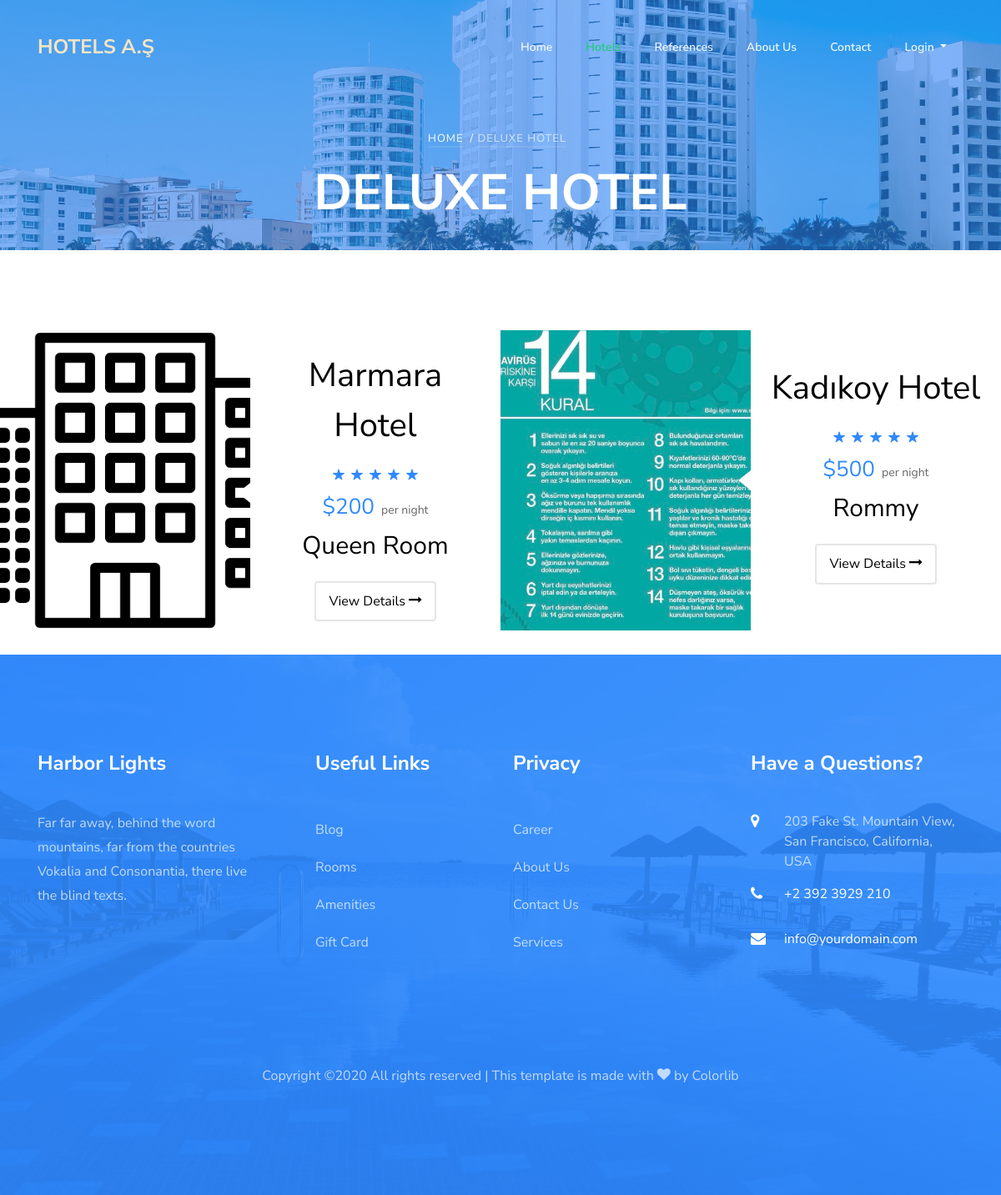
The app's page /category/9/deluxe-hotel with its own data.
### home/models.py (models this page shows, shortened)
class Setting(models.Model):
    title = models.CharField(max_length=200)
    keywords = models.CharField(max_length=255)
    description = models.CharField(max_length=255)
    company = models.CharField(max_length=80)
    address = models.CharField(max_length=255, blank=True)
    phone = models.CharField(max_length=20, blank=True)
    fax = models.CharField(max_length=20, blank=True)
    email = models.EmailField()
    smtpserver = models.CharField(max_length=255, blank=True)
    smtpemail = models.EmailField(blank=True)
    smtppassword = models.CharField(max_length=50, blank=True)
    smtpport = models.IntegerField(blank=True, null=True)
    image = models.ImageField(blank=True, upload_to='images/')
    facebook = models.CharField(max_length=80, blank=True)
    instagram = models.CharField(max_length=80, blank=True)
    twitter = models.CharField(max_length=80, blank=True)
    aboutus = RichTextUploadingField()
    contact = RichTextUploadingField()
    references = RichTextUploadingField()
    status = models.CharField(blank=True, max_length=5, choices=STATUS)
    created_at = models.DateTimeField(auto_now_add=True)
    updated_at = models.DateTimeField(auto_now=True)

### hotel/models.py (models this page shows, shortened)
class Category(MPTTModel):
    title = models.CharField(max_length=30)
    keywords = models.CharField(max_length=255)
    description = models.CharField(max_length=255)
    image = models.ImageField(blank=True, upload_to='images/')
    status = models.CharField(max_length=10, choices=STATUS)
    slug = models.SlugField(null=False, unique=True)
    parent = TreeForeignKey(
        'self', blank=True, null=True, related_name='children', on_delete=models.CASCADE)
    created_at = models.DateTimeField(auto_now_add=True)
    updated_at = models.DateTimeField(auto_now=True)
    class MPTTMeta:
        level_attr = 'mptt_level'
        order_insertion_by = ['title']
    def __str__(self):
        cat = [self.title]
        prnt = self.parent
        while prnt is not None:
            cat.append(prnt.title)
            prnt = prnt.parent
        return ' -> '.join(cat[::-1])
    def image_tag(self):
        return mark_safe('<img src="{}" height="50"/>'.format(self.image.url))
    image_tag.short_description = 'Image'

class Room(models.Model):
    hotel_id = models.ForeignKey(Hotel, on_delete=models.CASCADE)
    title = models.CharField(max_length=30)
    description = RichTextUploadingField()
    image = models.ImageField(blank=True, upload_to='images/')
    price = models.IntegerField(blank=False)
    status = models.CharField(blank=True, max_length=5, choices=STATUS)
    slug = models.SlugField(null=False)
    created_at = models.DateTimeField(auto_now_add=True)
    updated_at = models.DateTimeField(auto_now=True)
    def image_tag(self):
        return mark_safe('<img src="{}" height="50"/>'.format(self.image.url))
    image_tag.short_description = 'Image'

class Hotel(models.Model):
    STAR = (
        ('One', '1'),
        ('Two', '2'),
        ('Three', '3'),
        ('Four', '4'),
        ('Five', '5'),
    )
    title = models.CharField(max_length=30)
    keywords = models.CharField(max_length=255)
    description = RichTextUploadingField()
    image = models.ImageField(blank=True, upload_to='images/')
    category = models.ForeignKey(Category, on_delete=models.CASCADE)
    star = models.CharField(blank=True, max_length=10, choices=STAR)
    address = models.CharField(max_length=80)
    city = models.CharField(max_length=20)
    country = models.CharField(max_length=20)
    location = models.CharField(max_length=20)
    phone = models.CharField(max_length=20)
    fax = models.CharField(max_length=20)
    email = models.EmailField()
    user_id = models.ForeignKey(User, on_delete=models.CASCADE)
    status = models.CharField(max_length=10, choices=STATUS)
    slug = models.SlugField(null=False, unique=True)
    created_at = models.DateTimeField(auto_now_add=True)
    updated_at = models.DateTimeField(auto_now=True)
    def image_tag(self):
        return mark_safe('<img src="{}" height="50"/>'.format(self.image.url))
    image_tag.short_description = 'Image'

### home/views.py (the view)
# urls.py: path('category/<int:id>/<slug:slug>', views.category, name="category"),
def category(request, slug, id):
    setting = Setting.objects.first()
    getCat = Category.objects.get(id=id)
    page = str(getCat.title)
    rooms = Room.objects.filter(hotel_id__category=getCat)
    category = Category.objects.all()
    context = {
        'setting': setting,
        'rooms': rooms,
        'page': page,
        'category': category}
    return render(request, 'rooms.html', context)

### home/templates/rooms.html (shortened to what this page needs)
{% extends 'homebase.html' %}
{% load static %}
{% block content %}
<section class="ftco-section ftco-no-pb ftco-room">
	<div class="container-fluid px-0">
		<div class="row no-gutters">
		{% for room in rooms %}
			<div class="col-lg-6">
				<div class="room-wrap d-md-flex ftco-animate">
					<a href="{% url 'room' room.id room.hotel_id.slug room.slug %}" class="img" style="background-image: url({{room.image.url}});"></a>
					<div class="half left-arrow d-flex align-items-center">
						<div class="text p-4 text-center">
							<h2 class="mb-3"><a href="{% url 'hotel' room.hotel_id.id room.hotel_id.slug %}" style="color:black">{{room.hotel_id.title}}</a></h2>
							<p class="star mb-0"><span class="ion-ios-star"></span><span class="ion-ios-star"></span><span class="ion-ios-star"></span><span class="ion-ios-star"></span><span class="ion-ios-star"></span></p>
							<p class="mb-0"><span class="price mr-1">${{room.price}}</span> <span class="per">per night</span></p>
    						<h3 class="mb-3"><a href="{% url 'room' room.id room.hotel_id.slug room.slug %}">{{room.title}}</a></h3>
    						<p class="pt-1"><a href="{% url 'room' room.id room.hotel_id.slug room.slug %}" class="btn-custom px-3 py-2 rounded">View Details <span class="icon-long-arrow-right"></span></a></p>
						</div>
					</div>
				</div>
			</div>
		{% endfor %}
		</div>
	</div>
</section>
{% endblock  %}

### home/templates/header.html (shortened to what this page needs)
{% load static %}
<nav class="navbar navbar-expand-lg navbar-dark ftco_navbar bg-dark ftco-navbar-light" id="ftco-navbar">
  <div class="container">
    <a class="navbar-brand" href="{% url 'index' %}"><span>{{ setting.company|linebreaksbr }}</span></a>
    <div class="collapse navbar-collapse" id="ftco-nav">
      <ul class="navbar-nav ml-auto">
        <li class="nav-item"><a href="{% url 'index'%}" class="nav-link">Home</a></li>
        <li class="nav-item">
          <div class="dropdown show nav-link">
            <a href="{% url 'references'%}" id="dropdownMenuLink" aria-haspopup="true" aria-expanded="false">
              Hotels
            </a>
              {% load mptt_tags %}
          </div>
        </li>
        <li class="nav-item"><a href="{% url 'references'%}" class="nav-link">References</a></li>
        <li class="nav-item"><a href="{% url 'aboutus'%}" class="nav-link">About Us</a></li>
        <li class="nav-item"><a href="{% url 'contact'%}" class="nav-link">Contact</a></li>
      </ul>
      <ul class="navbar-nav mr-right">
      {% if user.id is None %}
        <li class="nav-item dropdown">
            <a class="nav-link dropdown-toggle" href="" id="navbarDropdownMenuLink" data-toggle="dropdown" aria-haspopup="true" aria-expanded="false">
            Login
            </a>
        </li>
      {% endif %}
      </ul>
    </div>
  </div>
</nav>
{% if page != 'index' %}
<div class="hero-wrap" style="background-image: url({% static 'assets/images/bg_3.jpg' %});">
  <div class="overlay"></div>
  <div class="container">
    <div class="row no-gutters slider-text d-flex align-itemd-center justify-content-center">
      <div class="col-md-9 ftco-animate text-center d-flex align-items-end justify-content-center">
      	<div class="text">
          <p class="breadcrumbs mb-2"><span class="mr-2"><a href="{% url 'index' %}">Home</a></span>/ {% if page.lower == 'room' %}<span class="mr-2"><a href="{% url 'hotel' room.hotel_id.id room.hotel_id.slug %}">{{room.hotel_id}} /</a></span><span class="mr-2">{{room.title}}</span>{% else %}<span class="mr-2">{{page}}</span>{% endif %}</p>
          <h1 class="mb-4 bread">{% if page.lower == 'room' %}{{room}} {% else %} {{page.upper}}{% endif %}</h1>
        </div>
      </div>
    </div>
  </div>
</div>
{% endif %}

### home/static/assets/css/icomoon.css (style rules this page uses)
[class^="icon-"], [class*=" icon-"] { font-family: 'icomoon' !important; speak: none; font-style: normal; font-weight: normal; font-variant: normal; text-transform: none; line-height: 1; -webkit-font-smoothing: antialiased; -moz-osx-font-smoothing: grayscale; }
.icon-long-arrow-right:before { content: "\f178"; }

### records on screen
Setting: company "HOTELS A.Ş"
Category: title "DELUXE HOTEL"
Room: image (picture), hotel_id "Marmara Hotel", price "200", title "Queen Room"
Room: image (picture), hotel_id "Kadıkoy Hotel", price "500", title "Rommy"

### other values on screen
{{ page.upper }} "DELUXE HOTEL"
